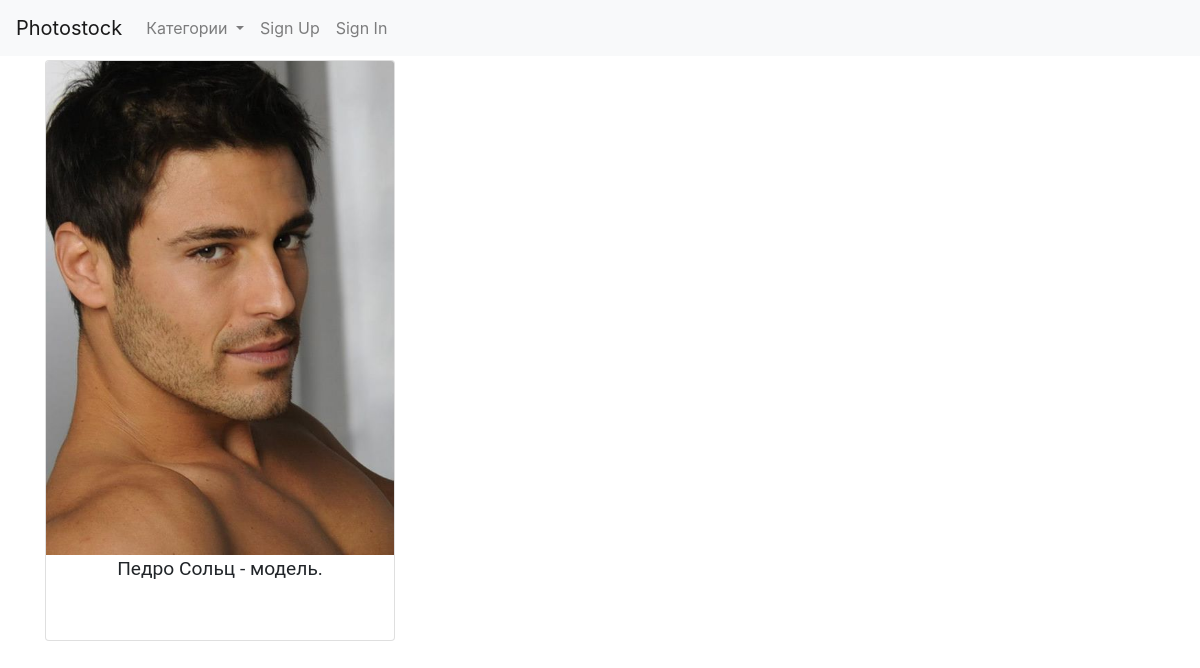
The app's page /pics/5/ with its own data.
### pictures/models.py (models this page shows, shortened)
class Picture(models.Model):
    user = models.ForeignKey(User, on_delete=models.CASCADE)
    title = models.CharField(max_length=255)
    picture = models.ImageField(upload_to='images/')
    small_picture = ImageSpecField(source='picture',
                                      processors=[ResizeToFill(250, 300)],
                                      format='JPEG',
                                      options={'quality': 60})
    description = models.TextField(null=True, blank=True)
    category = models.ForeignKey(Category, on_delete=models.CASCADE)

### pictures/views.py (the view)
# urls.py: path("<int:pk>/", PictureDetail.as_view(), name="picture_detail"),
class PictureDetail(DetailView):
        model = Picture
        context_object_name = "pic"
        def get_context_data(self, **kwargs):
            context = super().get_context_data(**kwargs)
            context["cat_menu"] = Category.objects.all()
            if self.request.user.is_authenticated:
                if Picture.objects.filter(user=self.request.user).exists():
                    context["download"] = True
            return context

### photostock/utils/context_processors.py (called while the page is built)
def settings_context(_request):
    return {"DEBUG": settings.DEBUG}

### pictures/models.py (called while the page is built)
    def get_count_category(self):
        return Picture.objects.filter(category=self.id).count()

### photostock/templates/pictures/picture_detail.html (shortened to what this page needs)
{% extends "base.html" %}
{% block content %}
<div class="row">
  <div class="col-sm-4">
    <div class="card">
      <img class="card-img-top" src="{{ pic.small_picture.url }}" alt="{{ pic.title }}">
      <p class="card-text" style="text-align: center; font-family: Roboto; font-size:1.2em;">{{ pic.description }}</p>
       <div class="card-body">
     </div>
    </div>
  </div>
</div>
{% endblock %}

### records on screen
Picture: small_picture (picture), description "Педро Сольц - модель."
